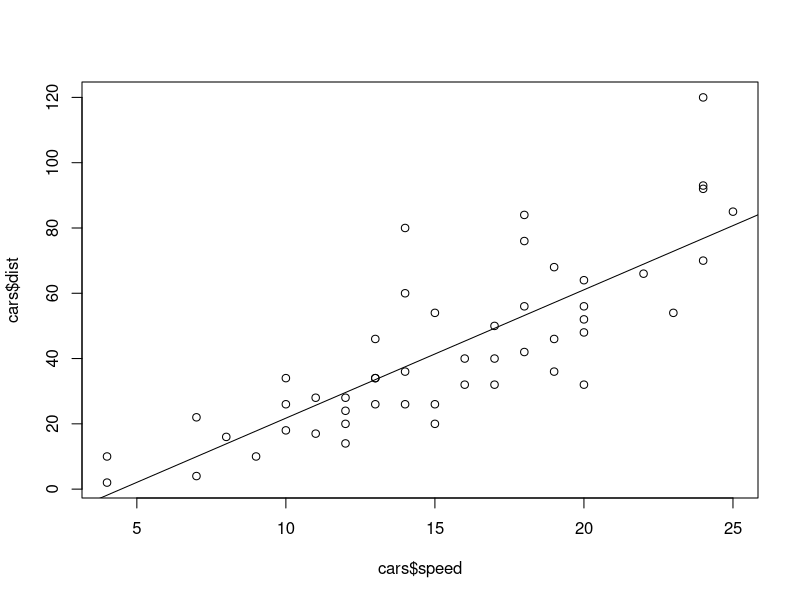
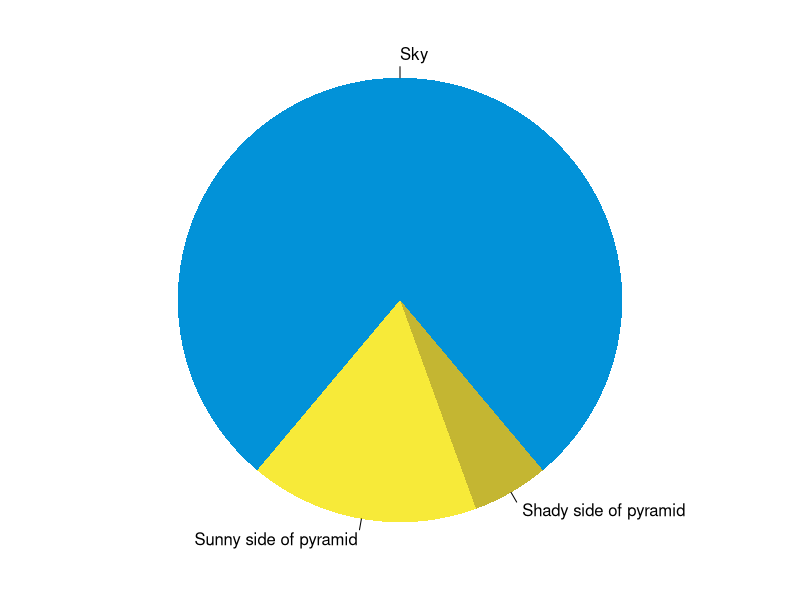

Reproduce these figures in R, in order.
## ---- chunk 1
knitr::opts_chunk$set(collapse = TRUE)
## ---- chunk 2
summary(cars)
fit <- lm(dist ~ speed, data = cars)
plot(x =cars$speed, cars$dist)
abline(fit)
fit
## ---- chunk 3
par(mar = c(0, 1, 0, 1))
pie(
  c(280, 60, 20),
  c('Sky', 'Sunny side of pyramid', 'Shady side of pyramid'),
  col = c('#0292D8', '#F7EA39', '#C4B632'),
  init.angle = -50, border = NA
)
